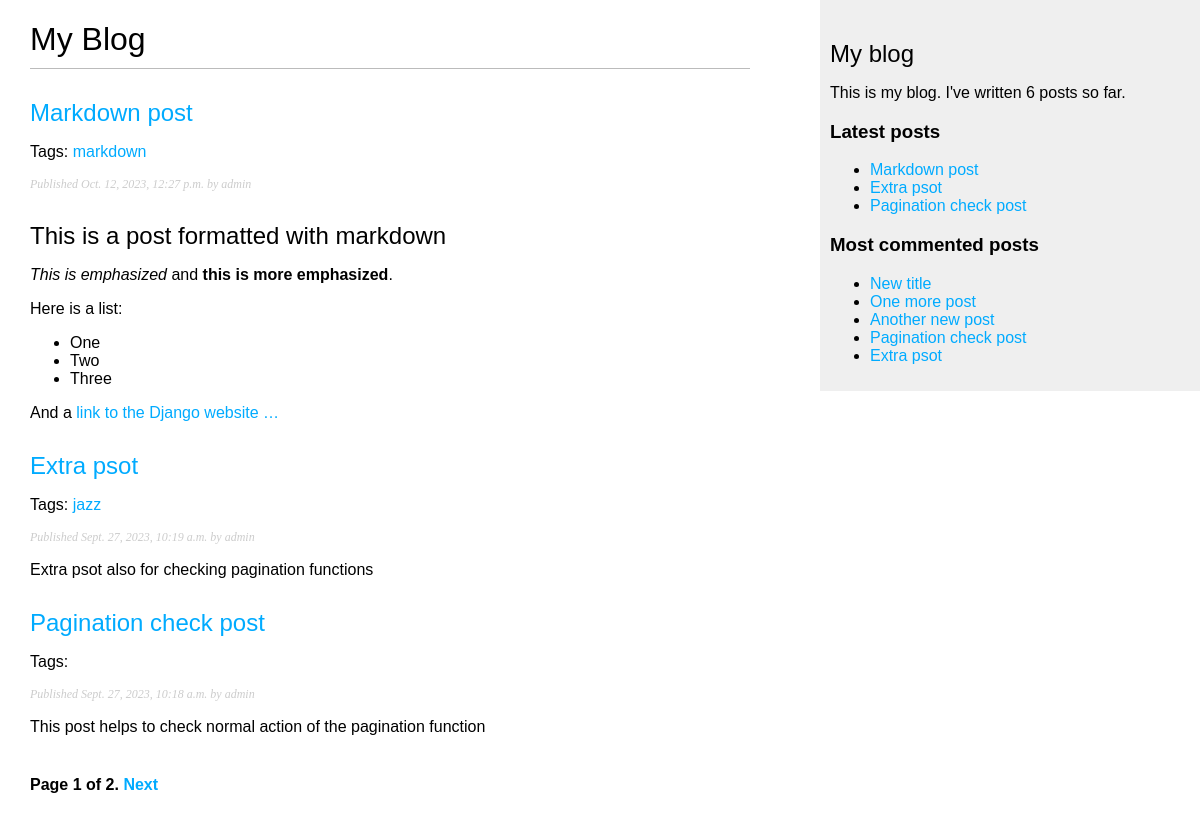
Screenshot of /blog/ with the database file from the repository.
### blog/models.py (models this page shows, shortened)
class Post(models.Model):
    class Status(models.TextChoices):
        DRAFT = 'DF', 'Draft'
        PUBLISHED = 'PB', 'Published'
    title = models.CharField(max_length=250)
    slug = models.SlugField(max_length=250,
                            unique_for_date='publish')
    author = models.ForeignKey(User,
                               on_delete=models.CASCADE,
                               related_name='blog_posts')
    body = models.TextField()
    publish = models.DateTimeField(default=timezone.now)
    created = models.DateTimeField(auto_now_add=True)
    updated = models.DateTimeField(auto_now=True)
    status = models.CharField(max_length=2,
                              choices=Status.choices,
                              default=Status.DRAFT)
    objects = models.Manager()
    published = PublishedManager()
    tags = TaggableManager()
    class Meta:
        ordering = ['-publish']
        indexes = [
            models.Index(fields=['-publish']),
        ]
    def get_absolute_url(self):
        return reverse("blog:post_detail", args=[self.publish.year,
                                                 self.publish.month,
                                                 self.publish.day,
                                                 self.slug])

### blog/views.py (the view)
# urls.py: path('', views.post_list, name='post_list'),
def post_list(request, tag_slug=None):
    post_list = Post.published.all()
    tag = None
    if tag_slug:
        tag = get_object_or_404(Tag, slug=tag_slug)
        post_list = post_list.filter(tags__in=[tag])
    paginator = Paginator(post_list, 3)
    page_number = request.GET.get('page', 1)
    try:
        posts = paginator.page(page_number)
    except PageNotAnInteger:
        posts = paginator.page(1)
    except EmptyPage:
        posts = paginator.page(paginator.num_pages)
    return render(request,
                  'blog/post/list.html',
                  {'posts': posts,
                   'tag': tag})

### blog/models.py (called while the page is built)
    def get_queryset(self):
        return super().get_queryset()\
            .filter(status=Post.Status.PUBLISHED)

### blog/templatetags/blog_tags.py (called while the page is built)
@register.simple_tag
def total_posts():
    return Post.published.count()

@register.inclusion_tag('blog/post/latest_posts.html')
def show_latest_posts(count=5):
    latest_posts = Post.published.order_by('-publish')[:count]
    return {'latest_posts': latest_posts}

@register.simple_tag
def get_most_commented_posts(count=5):
    return Post.published.annotate(
        total_comments=Count('comments')
    ).order_by('-total_comments')[:count]

@register.filter(name='markdown')
def markdown_format(text):
    return mark_safe(markdown.markdown(text))

### blog/templates/blog/post/list.html (shortened to what this page needs)
{% extends "blog/base.html" %}
{% load blog_tags %}
{% block content%}
    <h1>My Blog</h1>
    {% for post in posts%}
        <h2>
            <a href={{ post.get_absolute_url }}>
                {{post.title}}
        </h2>
        <p class "tags">
            Tags:
            {% for tag in post.tags.all %}
            <a href="{% url "blog:post_list_by_tag" tag.slug %}">
                {{ tag.name }}
            </a>
            {% endfor %}
        </p>
        <p class='date'>
            Published {{ post.publish }} by {{ post.author }}
        </p>
        {{ post.body|markdown|truncatewords_html:30 }}
    {% endfor %}
    {% include "pagination.html" with page=posts %}
{% endblock %}

### blog/templates/blog/base.html (shortened to what this page needs)
{% load blog_tags %}
{% load static %}
<!DOCTYPE html>
<html>
<head>
    <link href="{% static "css/blog.css" %}" rel="stylesheet">
</head>
<body>
    <div id="content">
        {% block content%}
        {% endblock %}
    </div>
    <div id="sidebar">
        <h2>My blog</h2>
        <p>This is my blog.
           I've written {% total_posts %} posts so far.
        </p>
        <h3>Latest posts</h3>
        {% show_latest_posts 3 %}
        <h3>Most commented posts</h3>
        {% get_most_commented_posts as most_commented_posts %}
        <ul>
            {% for post in most_commented_posts %}
            <li>
                <a href="{{ post.get_absolute_url}}">{{post.title}}</a>
            </li>
            {% endfor %}
        </ul>
    </div>
</body>
</html>

### blog/templates/blog/post/latest_posts.html
<ul>
    {% for post in latest_posts %}
        <li>
            <a href="{{ post.get_absolute_url }}">{{ post.title}}</a>
        </li>
    {% endfor %}
</ul>

### blog/static/css/blog.css (style rules this page uses)
body { margin:0; padding:0; font-family:helvetica, sans-serif; }
a { color:#00abff; text-decoration:none; }
h1 { font-weight:normal; border-bottom:1px solid #bbb; padding:0 0 10px 0; }
h2 { font-weight:normal; margin:30px 0 0; }
#content { float:left; width:60%; padding:0 0 0 30px; }
#sidebar { float:right; width:30%; padding:10px; background:#efefef; height:100%; }
p.date { color:#ccc; font-family: georgia, serif; font-size: 12px; font-style: italic; }

### rows the page displays
Post: title "Markdown post", publish "Oct. 12, 2023, 12:27 p.m.", author "admin", body "This is a post formatted with markdown This is emphasized and this is more emphasized . Here is a list: One Two Three And a link to the Django website …"
Tag: name "markdown"
Post: title "Extra psot", publish "Sept. 27, 2023, 10:19 a.m.", author "admin", body "Extra psot also for checking pagination functions"
Tag: name "jazz"
Post: title "Pagination check post", publish "Sept. 27, 2023, 10:18 a.m.", author "admin", body "This post helps to check normal action of the pagination function"
Post: title "New title"
Post: title "One more post"
Post: title "Another new post"

### other values shown
{{ page.number }} "1"
{{ page.paginator.num_pages }} "2"
